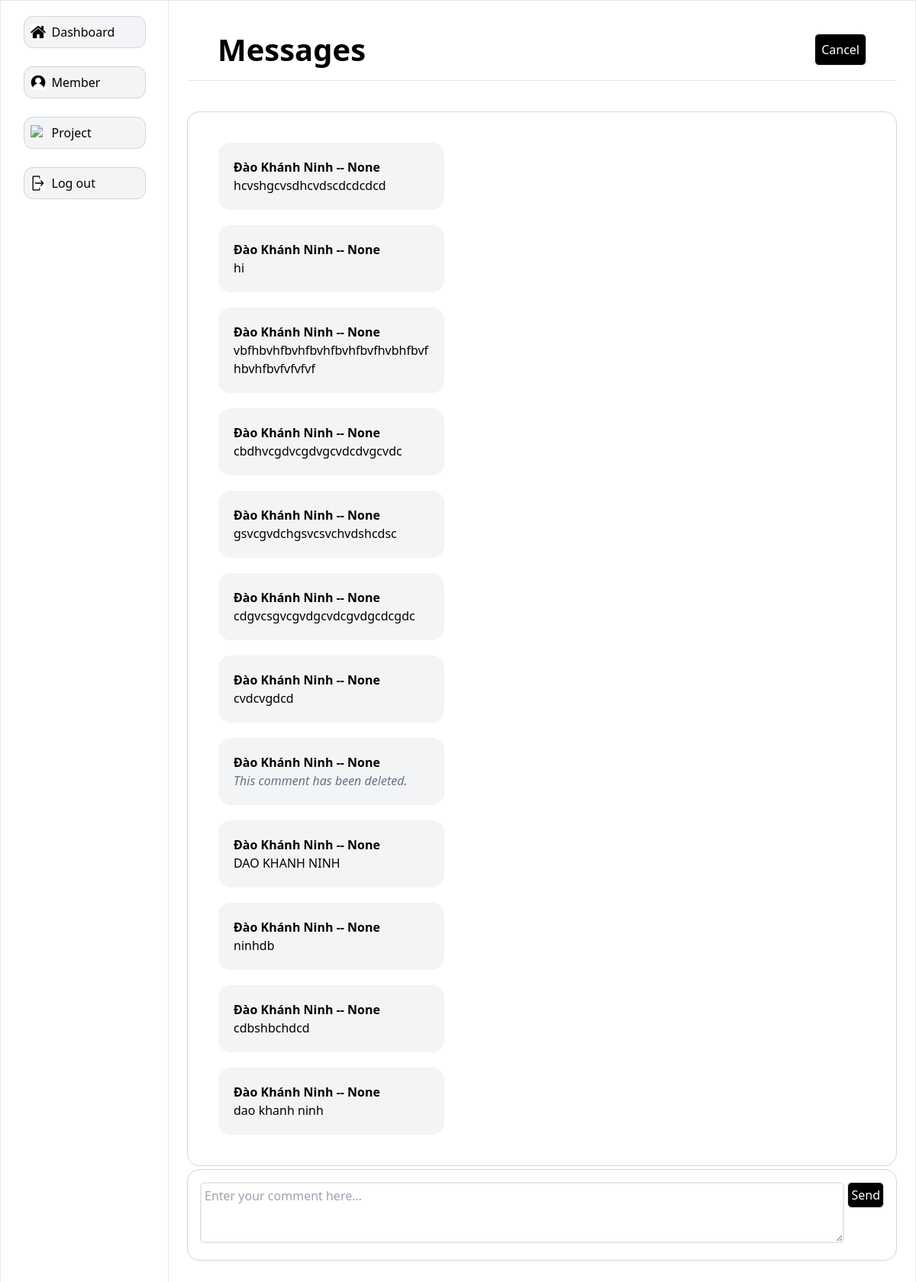
The app's page /comment/1 with its own data.
### main/models.py (models this page shows, shortened)
class Comment(models.Model):
    comment_id = models.AutoField(primary_key=True)
    user_name = models.CharField(max_length=100, blank=True, null=True)
    content = models.TextField(blank=True, null=True)
    is_deleted = models.BooleanField(default=False)
    project_id = models.ForeignKey(
        Project,
        on_delete=models.CASCADE,
        related_name='comments'
    )
    user_id = models.ForeignKey(
        Users,
        on_delete=models.CASCADE,
        related_name='comments'
    )
    created_at = models.DateField(blank=True, null=True, auto_now_add=True)

class Users(AbstractUser):
    gender_dict = {
        'Male': 'Male',
        'Female': 'Female'
    }
    role_dict = {
        'Manager': 'Manager',
        'Staff': 'Staff'
    }
    full_name = models.CharField(max_length=100, blank=True, null=True)
    role = models.CharField(max_length=20, blank=True, null=True, choices=role_dict)
    gender = models.CharField(max_length=50, blank=True, null=True, choices=gender_dict)
    date_of_birth = models.DateField(blank=True, null=True)

### main/views.py (the view, shortened to what this page needs)
# urls.py: path('comment/<str:pk>', views.comment, name='comment'),
def comment(request, pk):
    form = AddCommentForm()
    project = Project.objects.get(project_id=pk)
    comments = Comment.objects.filter(project_id=project)
    context = {'project': project, 'comments': comments, 'form':form}
    return render(request, 'main/comment.html', context=context)

### main/forms.py
class AddCommentForm(ModelForm):
    class Meta:
        model = Comment
        fields = ['content']
        widgets = {
            'content': Textarea(attrs={
                'class': 'border-2 border-gray-200 rounded-md w-full p-1 h-20',
                'placeholder': 'Enter your comment here...'
            })
        }

### main/templates/main/comment.html (shortened to what this page needs)
{% extends 'side_bar_member.html' %}
{% load static %}
{% block content %}
<div class="bg-white col-span-4 items-center border-b border-b-gray-200 flex flex-row p-10 justify-between w-full h-[80px]">
    <div><h1 class="text-[40px] font-bold">Messages</h1></div>
    <div class="flex flex-row">
        <div class="border border-gray-200 bg-black text-white p-2 rounded-md transition delay-150 duration-300 ease-in-out hover:bg-black-700 hover:scale-105"><a href="{% url 'task' project.project_id %}">Cancel</a></div>
    </div>
</div>
<div id="chat_box" class="border border-gray-300 w-full h-[calc(100vh-300px)] mr-5 mt-10 rounded-2xl p-5 overflow-y-scroll">
    {% for comment in comments %}
    <div class="p-5 m-5 rounded-2xl w-1/3 flex flex-col {% if comment.user_id == user %} ml-auto bg-green-100 {% else %} mr-auto bg-gray-100 {% endif %}">
        <div>
            <h3 class="font-bold">{{ comment.user_id.full_name }} -- {{comment.created_at}}</h3>
            {% if comment.is_deleted %}
                <p class="italic text-gray-500">This comment has been deleted.</p>
            {% else %}
                <p class="break-words whitespace-pre-wrap">{{ comment.content }}</p>
            {% endif %}
        </div>
    </div>
    {% endfor %}
</div>
<div class="border border-gray-300 w-full mr-5 mt-1 rounded-2xl p-4">
    <form  onsubmit="saveScrollPosition('add')" action="" method="post" class="flex justify-between">
        <div class="flex flex-row w-full">
            <div class="w-full">{{ form.content }}</div>
        </div>
        <div>
            <input type="submit" value="Send" class="border border-gray-200 rounded-md bg-black text-white transition delay-150 duration-300 ease-in-out hover:bg-black-700 hover:scale-105 p-1 ml-1">
        </div>
    </form>
</div>
{% endblock %}

### records on screen
Comment: user_id.full_name "Đào Khánh Ninh", created_at "None", content "hcvshgcvsdhcvdscdcdcdcd"
Comment: user_id.full_name "Đào Khánh Ninh", created_at "None", content "hi"
Comment: user_id.full_name "Đào Khánh Ninh", created_at "None", content "vbfhbvhfbvhfbvhfbvhfbvfhvbhfbvfhbvhfbvfvfvfvf"
Comment: user_id.full_name "Đào Khánh Ninh", created_at "None", content "cbdhvcgdvcgdvgcvdcdvgcvdc"
Comment: user_id.full_name "Đào Khánh Ninh", created_at "None", content "gsvcgvdchgsvcsvchvdshcdsc"
Comment: user_id.full_name "Đào Khánh Ninh", created_at "None", content "cdgvcsgvcgvdgcvdcgvdgcdcgdc"
Comment: user_id.full_name "Đào Khánh Ninh", created_at "None", content "cvdcvgdcd"
Comment: user_id.full_name "Đào Khánh Ninh", created_at "None", is_deleted "This comment has been deleted."
Comment: user_id.full_name "Đào Khánh Ninh", created_at "None", content "DAO KHANH NINH"
Comment: user_id.full_name "Đào Khánh Ninh", created_at "None", content "ninhdb"
Comment: user_id.full_name "Đào Khánh Ninh", created_at "None", content "cdbshbchdcd"
Comment: user_id.full_name "Đào Khánh Ninh", created_at "None", content "dao khanh ninh"
